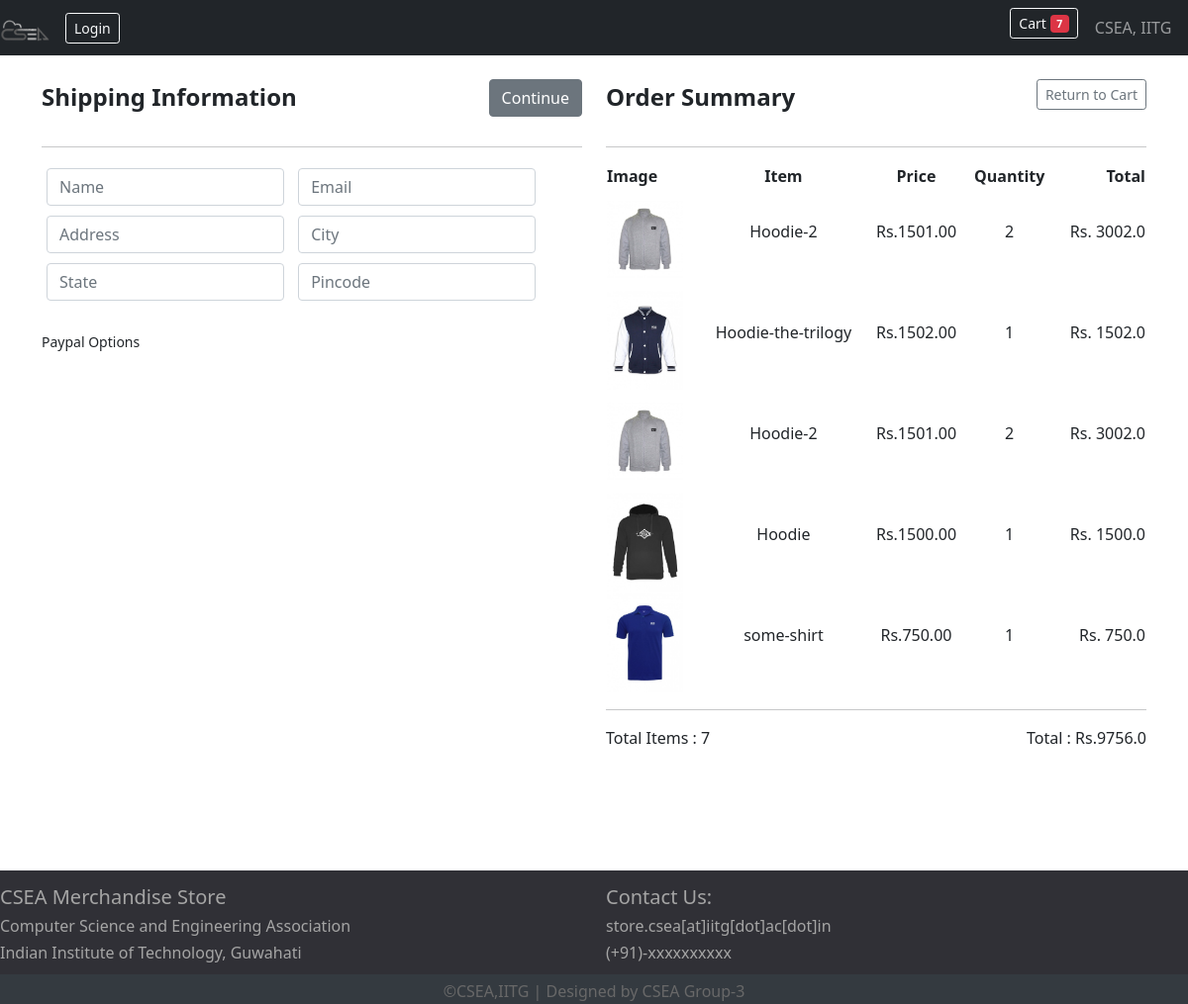
Screenshot of /checkout/ (signed in) with the database file from the repository.
### store/models.py (models this page shows, shortened)
class Order(models.Model):
    customer = models.ForeignKey(Customer, on_delete = models.SET_NULL, null = True, blank = True)
    date_ordered =  models.DateTimeField(auto_now_add = True)
    complete = models.BooleanField(default = False)
    transaction_id = models.CharField(max_length = 100, null=True)
    @property
    def get_cart_total(self):
        orderitems = self.orderitem_set.all()
        total = sum([item.get_total for item in orderitems])
        return total
    @property
    def get_cart_items(self):
        orderitems = self.orderitem_set.all()
        total = sum([item.quantity for item in orderitems])
        return total

class OrderItem(models.Model):
    product = models.ForeignKey(Product, on_delete = models.SET_NULL, null=True)
    order = models.ForeignKey(Order, on_delete = models.SET_NULL, null=True)
    quantity = models.IntegerField(default=0, null=True, blank = True)
    date_added = models.DateTimeField(auto_now_add = True)
    @property
    def get_total(self):
        total = self.quantity*self.product.price
        return total

class Product(models.Model):
    name = models.CharField(max_length = 200)
    price = models.FloatField()
    digital = models.BooleanField(default = False, null = True, blank = True)
    image = models.ImageField(blank=True)

### store/views.py (the view)
# urls.py: path('checkout/', views.checkout, name="checkout"),
def checkout(request):
	if request.user.is_authenticated:
		customer = request.user.customer
		order, created = Order.objects.get_or_create(customer = customer, complete = False)
		items = order.orderitem_set.all()
	else:
		items = []
		order = {'get_cart_total':0, 'get_cart_items':0}
	context = {'items':items, 'order':order}
	return render(request, 'store/checkout.html', context)

### store/templates/store/checkout.html (shortened to what this page needs)
{% extends 'store/main.html' %}
{% load static %}
{% block content %}
<div class="row">
    <div class="col-lg-6">
        <form id="form">
            <p style="float:left;font-size:1.5em"><b>Shipping Information</b></p>
            <input id="form-button" class="btn btn-secondary" type="submit" value="Continue" style="float: right;">
        <hr>
            <div id="user-info">
                <div class="form-field">
                    <input required class="form-control" type="text" name="name" placeholder="Name">
                </div>
                <div class="form-field">
                    <input required class="form-control" type="email" name="email" placeholder="Email">
                </div>
            </div>
            <div id="shipping-info">
                <div class="form-field">
                    <input class="form-control" type="text" name="address" placeholder="Address">
                </div>
                <div class="form-field">
                    <input class="form-control" type="text" name="city" placeholder="City">
                </div>
                <div class="form-field">
                    <input class="form-control" type="text" name="state" placeholder="State">
                </div>
                <div class="form-field">
                    <input class="form-control" type="text" name="zipcode" placeholder="Pincode">
                </div>
            </div>
        </form>
        <br>
        <div class="box-element" id="payment-info">
            <small>Paypal Options</small>
        </div>
    </div>
    <div class="col-lg-6">
        <p style="float:left;font-size:1.5em"><b>Order Summary</b></p>
        <a href="{% url 'cart' %}"><button  class="btn btn-outline-secondary btn-sm" style="float:right">Return to Cart</button></a>
        <hr>
        <table style="width:100%">
            <tr>
                <th style="text-align:left">Image</th>
                <th style="text-align:center">Item</th>
                <th style="text-align:center">Price</th>
                <th style="text-align:center">Quantity</th>
                <th style="text-align:right">Total</th>
            </tr>
            {% for item in items %}
            <tr>
                <td style="text-align:left"><img class="row-image" src="{{item.product.image.url}}"></td>
                <td style="text-align:center"><p>{{item.product.name}}</p></td>
                <td style="text-align:center"><p>Rs.{{item.product.price|floatformat:2}}</p></td>
                <td style="text-align:center"><p>{{item.quantity}}</p></td>
                <td style="text-align:right"><p>Rs. {{item.get_total}}</p></td>
            </tr>
            {%endfor%}
        </table>
        <hr>
        <p style="float:left">Total Items : {{order.get_cart_items}}</p>
        <p style="float:right">Total : Rs.{{order.get_cart_total}}</p>
    </div>
</div>
{% endblock content %}

### store/templates/store/main.html (shortened to what this page needs)
<!DOCTYPE html>
{% load static %}
<html>
    <head> <link rel="icon">
        <link rel="stylesheet" type="text/css" href="{% static 'css/main.css' %}">
        <link href="https://cdn.jsdelivr.net/npm/bootstrap@5.0.0-beta1/dist/css/bootstrap.min.css" rel="stylesheet">
    </head>
<body>
    <nav class="navbar navbar-expand-lg navbar-dark bg-dark">
        <a class="navbar-brand" href="{% url 'store' %}">
            <img src="{% static 'images/csealogo.png' %}" width="50">
        </a>
        <ul class="navbar-nav ml-auto">
            <li class="nav-item">
                <a href="#" class="btn btn-outline-light btn-sm">
                    Login
                </a>
            </li>
        </ul>
        <ul class="navbar-nav ms-auto">
            <li class="nav-item mb-auto">
                <a href="{% url 'cart' %}">
                    <button type="button" class="btn btn-outline-light btn-sm">
                        Cart <span class="badge bg-danger">{{order.get_cart_items}}</span>
                      </button>
                </a>
            </li>
            <li class="navbar-text">
                &nbsp; &nbsp; CSEA, IITG &nbsp; &nbsp;
            </li>
        </ul>
    </nav>
<div class="container">
    <br>
    {% block content %}
    {% endblock content %}
</div>
<br>
<div class="footer" >
    <div class="row">
            <div class="col-lg-6">
                <h5>CSEA Merchandise Store</h5>
                <h6>Computer Science and Engineering Association</h6>
                <h6>Indian Institute of Technology, Guwahati</h6>
            </div>
            <div class="col-lg-6" >
                <h5>Contact Us:</h5>
                <h6>store.csea[at]iitg[dot]ac[dot]in</h6>
                <h6>(+91)-xxxxxxxxxx</h6>
            </div>
    </div>
    <div class="footer-bottom">
        &copy;CSEA,IITG | Designed by CSEA Group-3
    </div>
</div>
</body>
</html>

### static/css/main.css (style rules this page uses)
html, body { height: 100%; }
.container { min-height: 100%; }
.bg-dark { background-color: #303036; }
.row-image { width: auto; height: 100px; }
table { border-spacing: 50px 10px; }
.footer { background: #303036; color: #a5a5a5; height: 135px; position: relative; padding-top:15px; padding-bottom:5px; width: 100%; }
.footer .footer-bottom { background: #343a40; color: #686868; height: 30px; text-align: center; position: absolute; bottom: 0px; padding-top:5px; padding-bottom:5px; width: 100%; }
.form-field { width:250px; display: inline-block; padding: 5px; }

### rows the page displays
Order: get_cart_items "7", get_cart_total "9756.0"
OrderItem: product.image (picture), product.name "Hoodie-2", product.price "1501.00", quantity "2", get_total "3002.0"
OrderItem: product.image (picture), product.name "Hoodie-the-trilogy", product.price "1502.00", quantity "1", get_total "1502.0"
OrderItem: product.image (picture), product.name "Hoodie-2", product.price "1501.00", quantity "2", get_total "3002.0"
OrderItem: product.image (picture), product.name "Hoodie", product.price "1500.00", quantity "1", get_total "1500.0"
OrderItem: product.image (picture), product.name "some-shirt", product.price "750.00", quantity "1", get_total "750.0"
